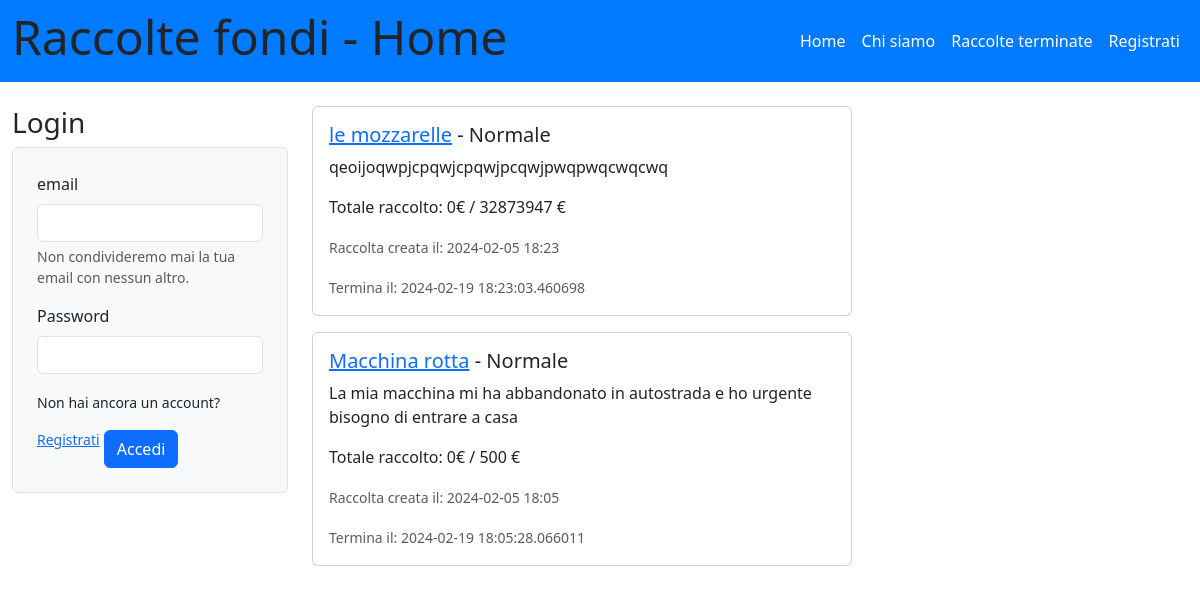
Before: / with the older database file.
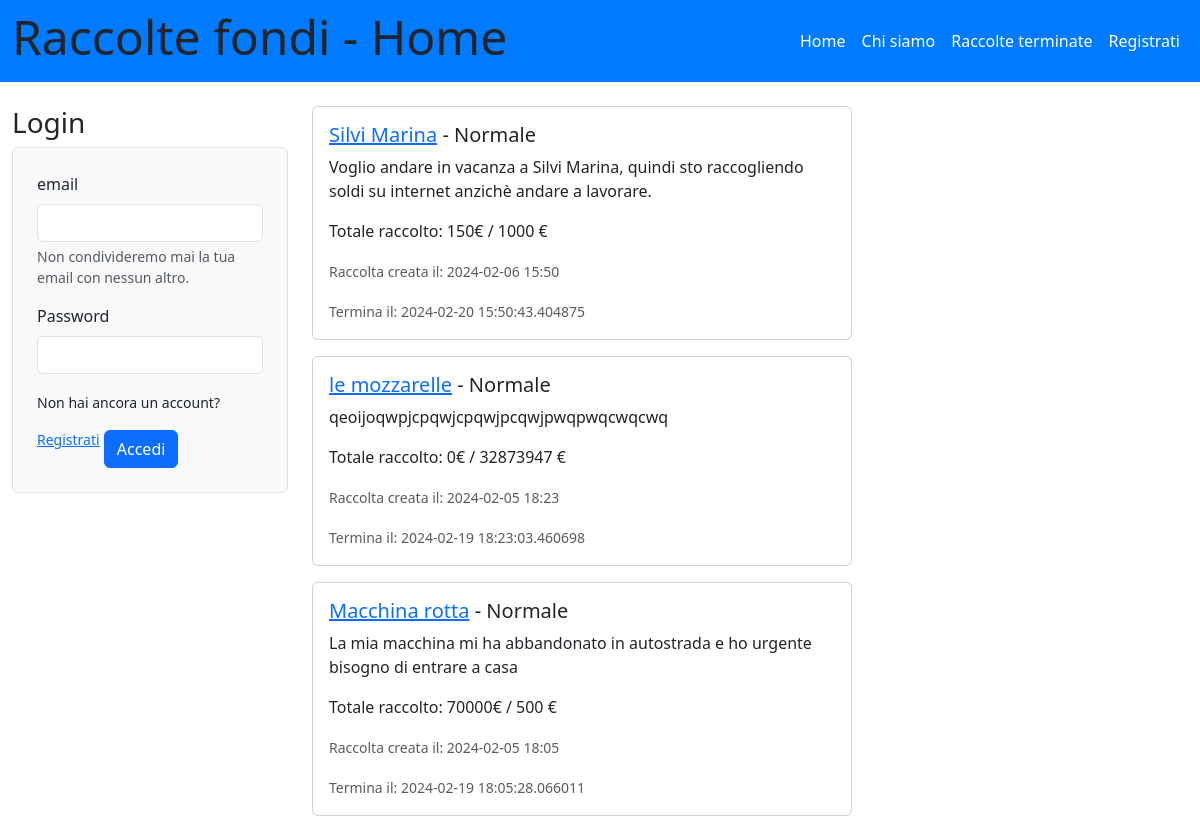
After: the same page with the newer database file.
### tables this page shows
CREATE TABLE "raccolte" (
	"id_raccolta"	INTEGER NOT NULL UNIQUE,
	"nome_raccolta"	TEXT NOT NULL,
	"descrizione"	TEXT,
	"immagine"	TEXT,
	"data_creazione"	TEXT,
	"data_termine"	TEXT,
	"cifra_attuale"	NUMERIC,
	"cifra_da_raggiungere"	NUMERIC,
	"tipo_raccolta"	TEXT,
	"organizzatore_raccolta"	INTEGER,
	"importo_minimo"	NUMERIC,
	PRIMARY KEY("id_raccolta" AUTOINCREMENT),
	FOREIGN KEY("organizzatore_raccolta") REFERENCES "utenti"("id_utente")
);

### app.py (the view)
@app.route('/')
def home():
    now = datetime.now()  # Get the current date and time
    current_date = now.date()  # Get the current date
    current_hour = now.hour  # Get the current hour
    current_minute = now.minute  # Get the current minute
    data_oggi = now.strftime("%Y-%m-%d %H:%M")
    raccolte_db = raccolte_dao.get_raccolte()
    return render_template('home.html', raccolte=raccolte_db, oggi=data_oggi)

### templates/home.html (shortened to what this page needs)
{% extends "base.html" %}
{% block home_active %}active{% endblock %}
{% block page_name%}Home{%endblock%}
{% block content %}
<aside id="myaside" class="col-lg-3 col-md-12">
    {% if not current_user.is_authenticated %}
    <section>
      <h3>Login</h3>
      <div class="bg-light p-4 border rounded mb-3">
        <form action="/login" method="POST">
          <div class="mb-3">
            <label for="nicknameInput" class="form-label">email</label>
            <input type="text" class="form-control" id="emailInput" aria-describedby="nicknameHelp" name="email">
            <div id="emailHelp" class="form-text">Non condivideremo mai la tua email con nessun altro.</div>
          </div>
          <div class="mb-3">
            <label for="passwordInput" class="form-label">Password</label>
            <input type="password" class="form-control" id="passwordInput" name="password">
          </div>
          <small>Non hai ancora un account? <a href="/iscriviti">Registrati</a></small>
          <button type="submit" class="btn btn-primary mt-3">Accedi</button>
        </form>
      </div>
    </section>
    {% endif %}
  </aside>
  <main class="col-lg-9 col-md-12">
    {% for raccolta in raccolte %}
    {% if oggi <= raccolta.data_termine %}
    <div class="card mb-3" style="max-width: 540px;">
      <div class="row g-0">
        <div class="col-12">
          <div class="card-body">
            <h5 class="card-title">
                 <a href="{{url_for('singola_raccolta', id=raccolta.id_raccolta)}}">{{raccolta.nome_raccolta | e}}</a>
              - {% if raccolta.tipo_raccolta == 'lampo' %} Lampo
              {%else%} Normale
              {%endif%}
            </h5>
            <p class="card-text">{{raccolta.descrizione}}</p>
            <p class="card-text">Totale raccolto: {{raccolta.cifra_attuale}}€ / {{raccolta.cifra_da_raggiungere}} €</p>
            {% if raccolta.tipo_raccolta == 'lampo' %}
            <p class="card-text"><small class="text-body-secondary">Raccolta creata alle ore: {{raccolta.data_creazione.split(' ')[1]}}</small></p>
            <p class="card-text"><small class="text-body-secondary">Termina alle ore: {{raccolta.data_termine.split(' ')[1]}}</small></p>
            {% else %}
            <p class="card-text"><small class="text-body-secondary">Raccolta creata il: {{raccolta.data_creazione}}</small></p>
            <p class="card-text"><small class="text-body-secondary">Termina il: {{raccolta.data_termine}}</small></p>
            {% endif %}
          </div>
        </div>
      </div>
    </div>
    {% endif %}
    {% endfor %}
  </main>
{% endblock %}

Changed rows visible on the page:
added raccolte: nome_raccolta "Silvi Marina", tipo_raccolta "Normale", descrizione "Voglio andare in vacanza a Silvi Marina, quindi sto raccogliendo soldi su internet anzichè andare a lavorare.", cifra_attuale "150", cifra_da_raggiungere "1000", data_creazione "2024-02-06 15:50", data_termine "2024-02-20 15:50:43.404875"
changed raccolte "Macchina rotta": cifra_attuale "0" → "70000"
